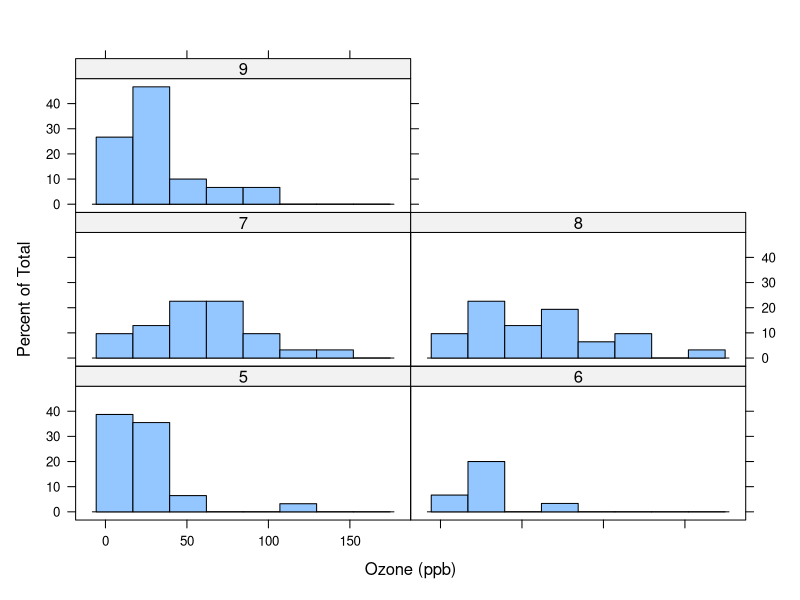
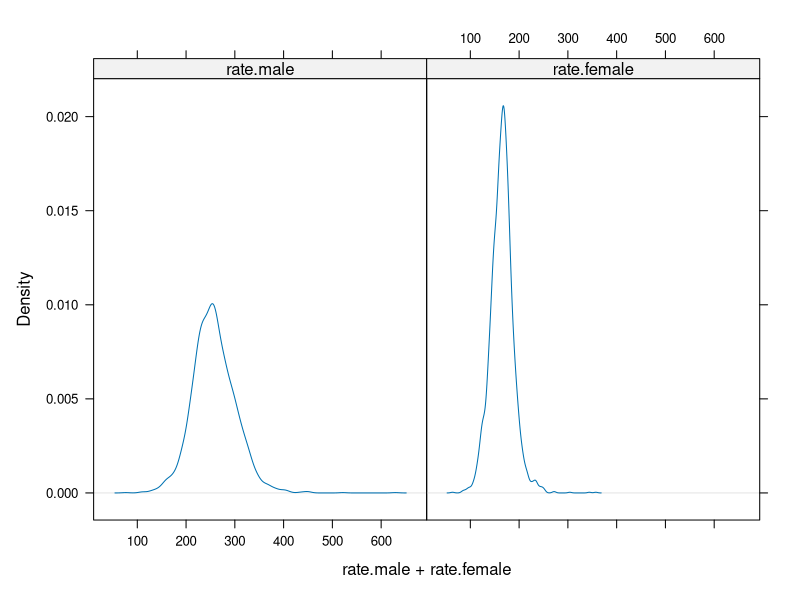
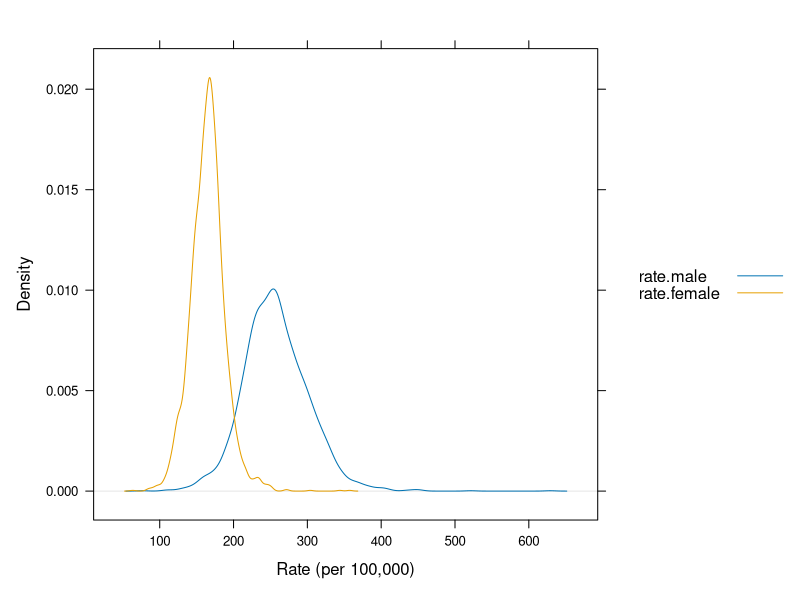
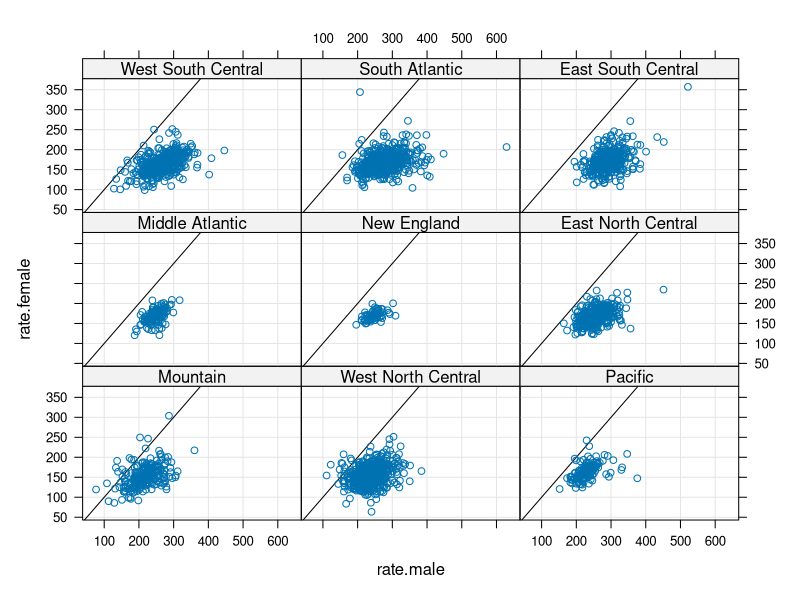
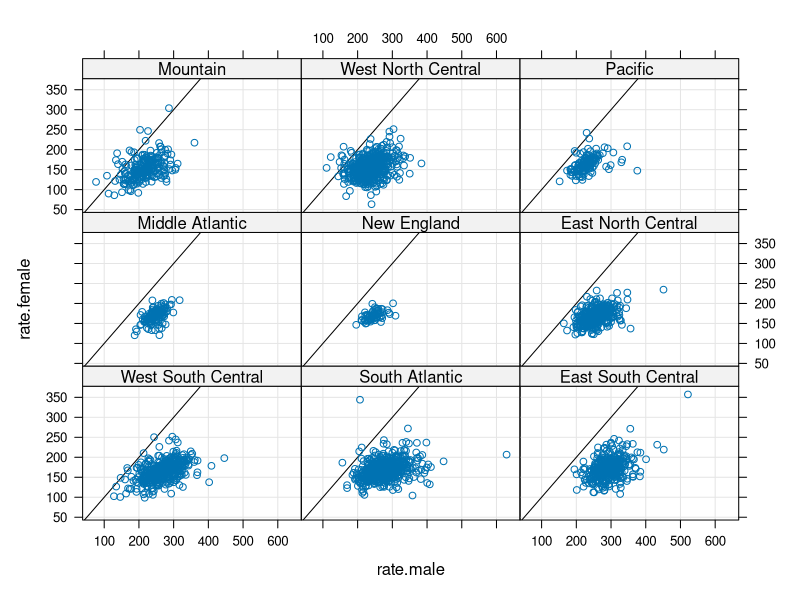
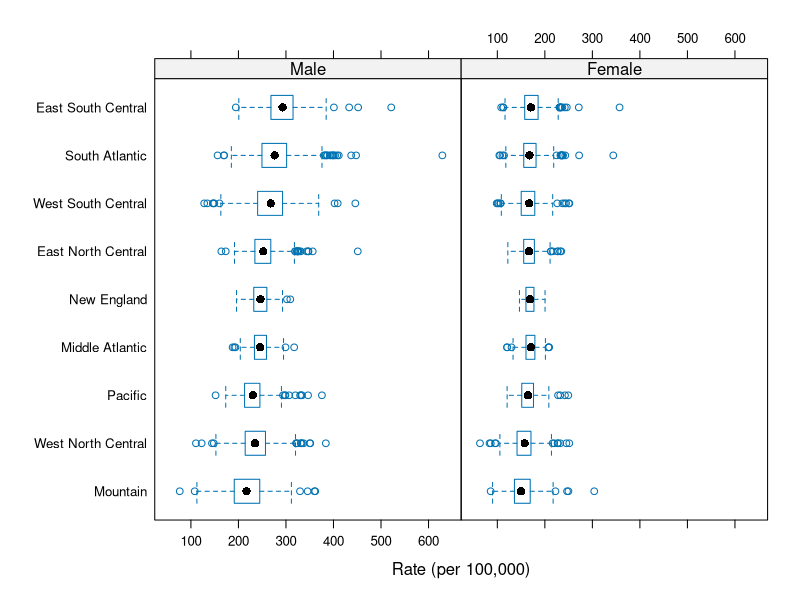
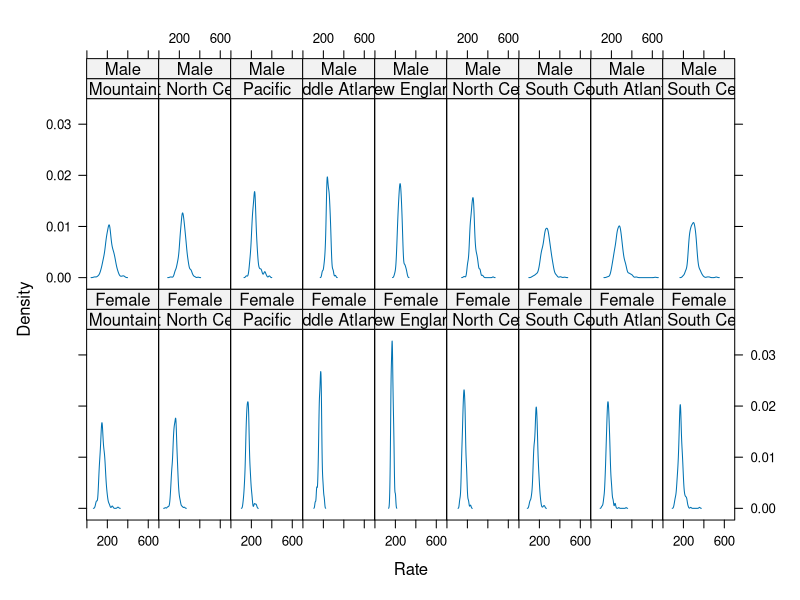
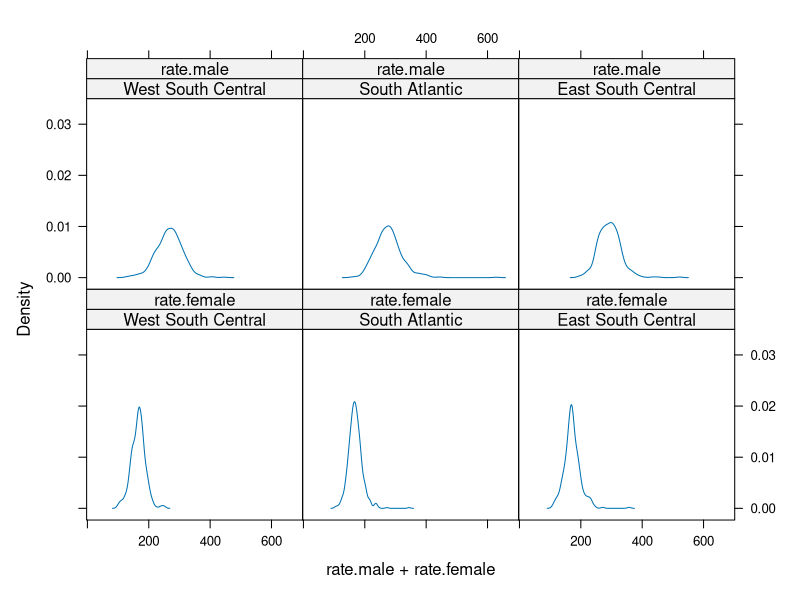

Write R code to recreate these figures, in order.
library(lattice)
library(latticeExtra)

data("AirPassengers")

# The airquality dataset has been pre-loaded
str(airquality)

# Create a histogram
histogram(~ Ozone | factor(Month),
          data = airquality, 
          # Define the layout
          layout = c(2, 3),
          # Change the x-axis label
          xlab = "Ozone (ppb)")

data("USCancerRates")

# USCancerRates has been pre-loaded
str(USCancerRates)

# Create a density plot
densityplot(~ rate.male + rate.female,
            data = USCancerRates, 
            outer = TRUE,
            # Suppress data points
            plot.points = FALSE,
            # Add a reference line
            ref = TRUE)

# Create a density plot
densityplot(~ rate.male + rate.female,
            data = USCancerRates,
            # Set value of 'outer' 
            outer = F,
            # Add x-axis label
            xlab = "Rate (per 100,000)",
            # Add a legend
            auto.key = T,
            plot.points = FALSE,
            ref = TRUE)

#Use the built-in dataset state.division
data.frame(state.name, state.division)
index <- match(USCancerRates$state, state.name)
USCancerRates$division <- state.division[index]
summary(USCancerRates$division)
# Create 'division.ordered' by reordering levels
library(dplyr)
USCancerRates <- 
  mutate(USCancerRates, 
         division.ordered = reorder(division, 
                                    rate.male + rate.female, 
                                    mean, na.rm = TRUE))

# Create conditioned scatter plot
xyplot(rate.female ~ rate.male | division.ordered,
       data = USCancerRates, 
       # Add reference grid
       grid = T, 
       # Add reference line
       abline = c(0, 1))

# Levels of division.ordered
levels(USCancerRates$division.ordered)

# Specify the as.table argument 
xyplot(rate.female ~ rate.male | division.ordered,
       data = USCancerRates, 
       grid = TRUE, abline = c(0, 1),
       as.table = T)

# Create box-and-whisker plot
bwplot(division.ordered ~ rate.male + rate.female,
       data = USCancerRates, 
       outer = T, 
       # Add a label for the x-axis
       xlab = "Rate (per 100,000)",
       # Add strip labels
       strip = strip.custom(factor.levels = c("Male", "Female")))

# Create "trellis" object
tplot <-
  densityplot(~ rate.male + rate.female | division.ordered, 
              data = USCancerRates, outer = TRUE, 
              plot.points = FALSE, as.table = TRUE)

# Change names for the second dimension
dimnames(tplot)[[2]] <- c("Male", "Female")

# Update x-axis label and plot
update(tplot, xlab = "Rate")

# Create "trellis" object
tplot <-
  densityplot(~ rate.male + rate.female | division.ordered, 
              data = USCancerRates, outer = TRUE, 
              plot.points = FALSE, as.table = TRUE)

# Inspect dimension
dim(tplot)
dimnames(tplot)

# Select subset retaining only last three divisions
tplot[7:9, ]
